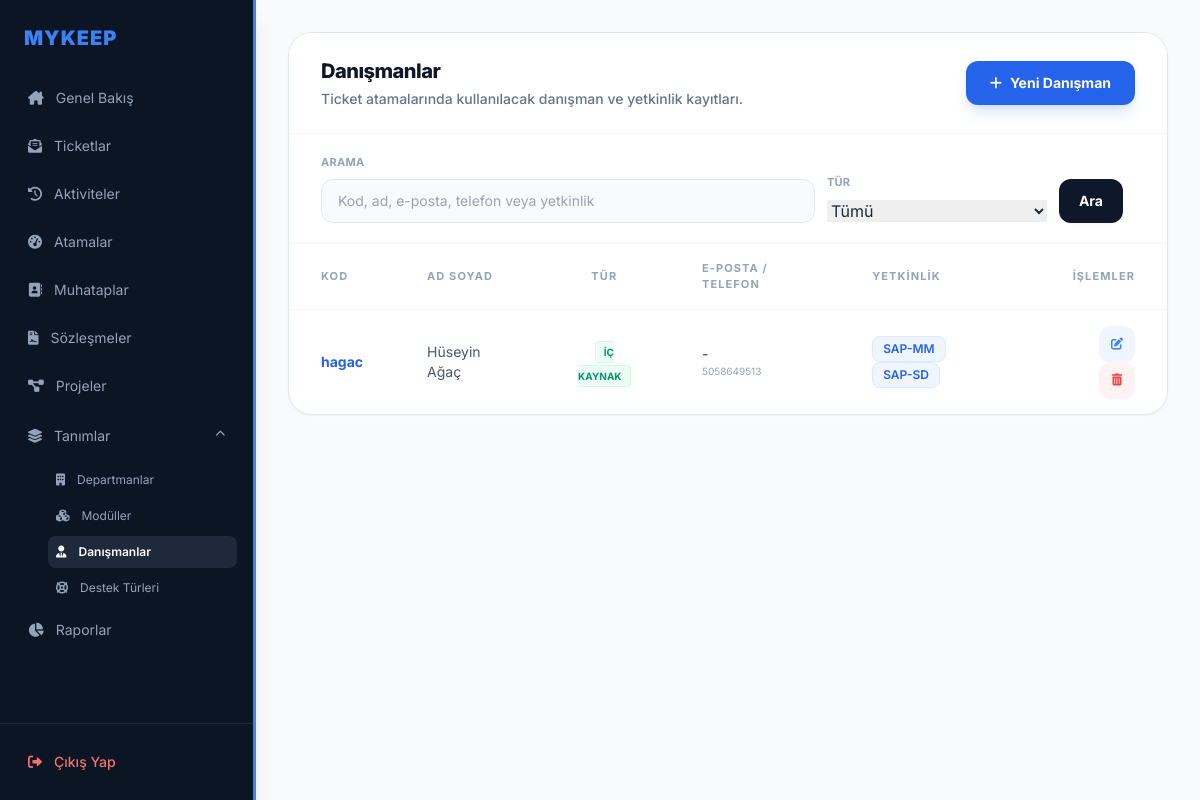
Before: /danismanlar/ (signed in) with the older database file.
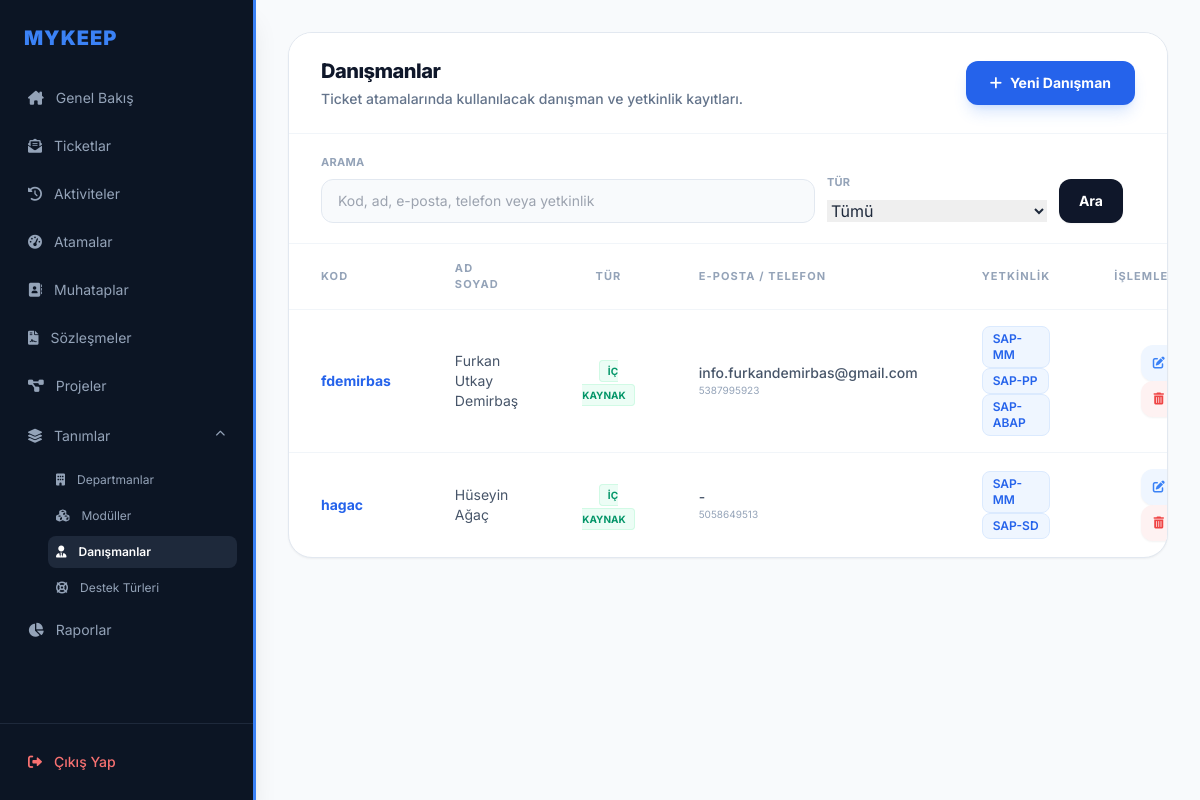
After: the same page with the newer database file.
### modul/models.py (models this page shows, shortened)
class danisman(models.Model):
    username = models.CharField(max_length=10, unique=True)
    isim = models.CharField(max_length=40)
    email = models.EmailField(max_length=100, null=True, blank=True)
    telefon = models.CharField(max_length=10)
    tur = models.CharField(
        max_length=20,
        choices=[('İç Kaynak', 'İç Kaynak'), ('Dış Kaynak', 'Dış Kaynak')],
        default='İç Kaynak',
        verbose_name="Danışman Türü"
    )
    yetkinlik = models.ManyToManyField(bolum, related_name="yetkinlikler")

class bolum(models.Model):
    kod = models.CharField(max_length=10, unique=True)
    program = models.CharField(max_length=40, null=True)
    isim = models.CharField(max_length=20)
    programresim = models.ImageField(upload_to='resimler', null=True, blank=True)
    list_display = ('kod', 'program', 'isim', 'programresim')
    def __str__(self):
        return f"{self.program}-{self.isim}"

### modul/views.py (the view, shortened to what this page needs)
# urls.py: path('danismanlar/', modul_views.danisman_listesi, name='danisman_listesi'),
def danisman_listesi(request):
    veriler = danisman.objects.prefetch_related("yetkinlik").all().order_by("username")
    arama = request.GET.get("arama", "").strip()
    tur = request.GET.get("tur", "").strip()
    if tur:
        veriler = veriler.filter(tur=tur)
    return render(request, "danisman_listesi.html", {
        "danismanlar": veriler,
        "arama": arama,
        "secili_tur": tur,
        "turler": danisman._meta.get_field("tur").choices,
    })

### templates/danisman_listesi.html (shortened to what the changed rows need)
{% extends 'base.html' %}
{% block content %}
<div class="bg-white border border-slate-200 rounded-3xl shadow-sm overflow-hidden">
    <div class="px-8 py-6 border-b border-slate-100 flex justify-between items-center bg-white">
        <div>
            <h2 class="text-xl font-extrabold text-slate-900 tracking-tight">Danışmanlar</h2>
        </div>
    </div>
    <table class="w-full text-left border-collapse">
        <thead>
            <tr class="text-[11px] uppercase tracking-widest text-slate-400 font-bold border-b border-slate-100">
                <th class="px-8 py-4">Kod</th>
                <th class="px-8 py-4">Ad Soyad</th>
                <th class="px-8 py-4 text-center">Tür</th>
                <th class="px-8 py-4">E-Posta / Telefon</th>
                <th class="px-8 py-4">Yetkinlik</th>
                <th class="px-8 py-4 text-right">İşlemler</th>
            </tr>
        </thead>
        <tbody class="divide-y divide-slate-100">
            {% for d in danismanlar %}
            <tr class="hover:bg-slate-50 transition">
                <td class="px-8 py-4 text-sm font-bold">
                    <a href="{% url 'danisman_duzenle' d.pk %}" class="text-blue-600 hover:text-blue-800 hover:underline">{{ d.username }}</a>
                </td>
                <td class="px-8 py-4 text-sm text-slate-600">
                    <a href="{% url 'danisman_duzenle' d.pk %}" class="hover:text-blue-700 hover:underline">{{ d.isim }}</a>
                </td>
                <td class="px-8 py-4 text-center">
                    <span class="px-2 py-1 rounded text-[10px] font-bold {% if d.tur == 'İç Kaynak' %}bg-emerald-50 text-emerald-600 border border-emerald-100{% else %}bg-purple-50 text-purple-600 border border-purple-100{% endif %}">
                        {{ d.tur|upper }}
                    </span>
                </td>
                <td class="px-8 py-4">
                    <div class="text-sm text-slate-600 font-medium">{{ d.email|default:"-" }}</div>
                    <div class="text-[10px] text-slate-400">{{ d.telefon }}</div>
                </td>
                <td class="px-8 py-4 text-sm text-slate-600">
                    {% for y in d.yetkinlik.all %}
                        <span class="inline-flex rounded-lg bg-blue-50 px-2.5 py-1 text-xs font-semibold text-blue-600 border border-blue-100">{{ y }}</span>
                    {% empty %}
                        <span class="text-slate-400">-</span>
                    {% endfor %}
                </td>
                <td class="px-8 py-4 text-right space-x-2">
                    <a href="{% url 'danisman_duzenle' d.pk %}" class="w-9 h-9 rounded-xl bg-blue-50 text-blue-500 hover:bg-blue-500 hover:text-white inline-flex items-center justify-center transition shadow-sm">
                        <i class="fa-solid fa-pen-to-square text-xs"></i>
                    </a>
                    <a href="{% url 'danisman_sil' d.pk %}" onclick="return confirm('Silinsin mi?')" class="w-9 h-9 rounded-xl bg-red-50 text-red-500 hover:bg-red-500 hover:text-white inline-flex items-center justify-center transition shadow-sm">
                        <i class="fa-solid fa-trash-can text-xs"></i>
                    </a>
                </td>
            </tr>
            {% empty %}
            <tr>
                <td colspan="5" class="px-8 py-10 text-center text-sm text-slate-400">Henüz danışman eklenmemiş.</td>
            </tr>
            {% endfor %}
        </tbody>
    </table>
</div>
{% endblock %}

Changed rows visible on the page:
added danisman: username "fdemirbas", isim "Furkan Utkay Demirbaş", tur "İÇ KAYNAK", email "info.furkandemirbas@gmail.com", telefon "5387995923", bolum (program+isim "SAP-MM")
now on this page (row unchanged): bolum: program+isim "SAP-PP", shown under "fdemirbas"
now on this page (row unchanged): bolum: program+isim "SAP-ABAP", shown under "fdemirbas"
